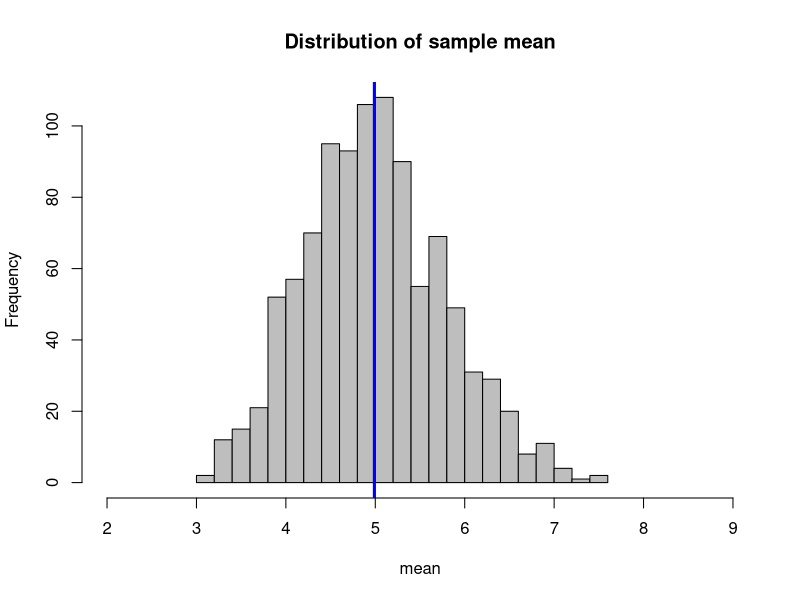
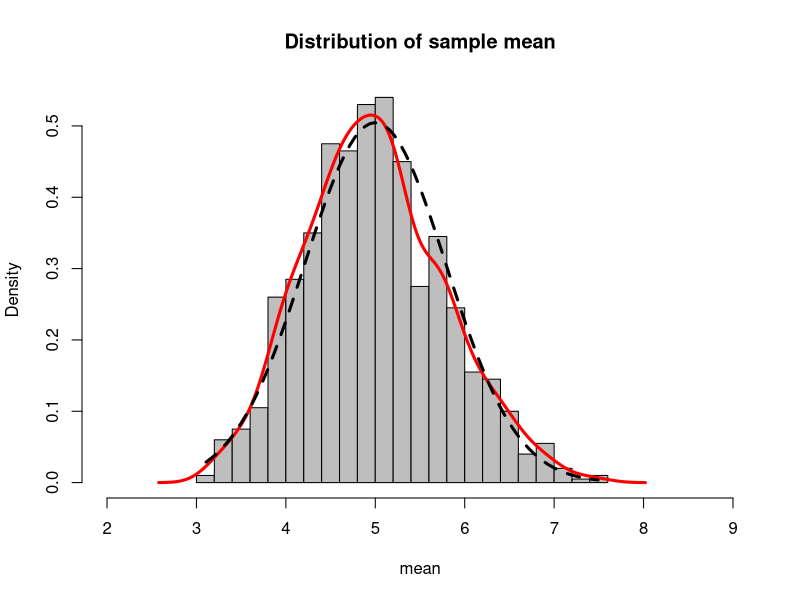

Source code (R) for these figures, in order:
## ---- chunk 1
knitr::opts_chunk$set(echo = TRUE, tidy.opts=list(width.cutoff=65),tidy=TRUE)
## ---- chunk 2
lambda <- 0.2
n <- 40
sims <- 1000
## ---- chunk 3
set.seed(1)
sim_exp <- replicate(sims, rexp(n, lambda))
dim(sim_exp)
## ---- chunk 4
mean_exp <- apply(sim_exp, 2, mean)
## ---- chunk 5
hist(mean_exp, main = "Distribution of sample mean", xlab = "mean", xlim = c(2, 9), breaks = 30, col = "grey")
abline(v = mean(mean_exp), lwd = "3", col = "blue")
## ---- chunk 6
mean(mean_exp)
## ---- chunk 7
theo_mean <- 1/lambda
theo_mean
## ---- chunk 8
var(mean_exp)
## ---- chunk 9
theo_var <- ((1/lambda)/sqrt(n))^2
theo_var
## ---- chunk 10
hist(mean_exp, main = "Distribution of sample mean", xlab = "mean", xlim = c(2, 9), breaks = 30, col = "grey", probability = TRUE)

# add density plot
lines(density(mean_exp), lwd=3, col="red")  

# add normal distribution line
x <- seq(min(mean_exp), max(mean_exp), length=2*n)
y <- dnorm(x, mean=1/lambda, sd=sqrt(((1/lambda)/sqrt(n))^2))
lines(x, y, col="black", lwd=3, lty = 2)
